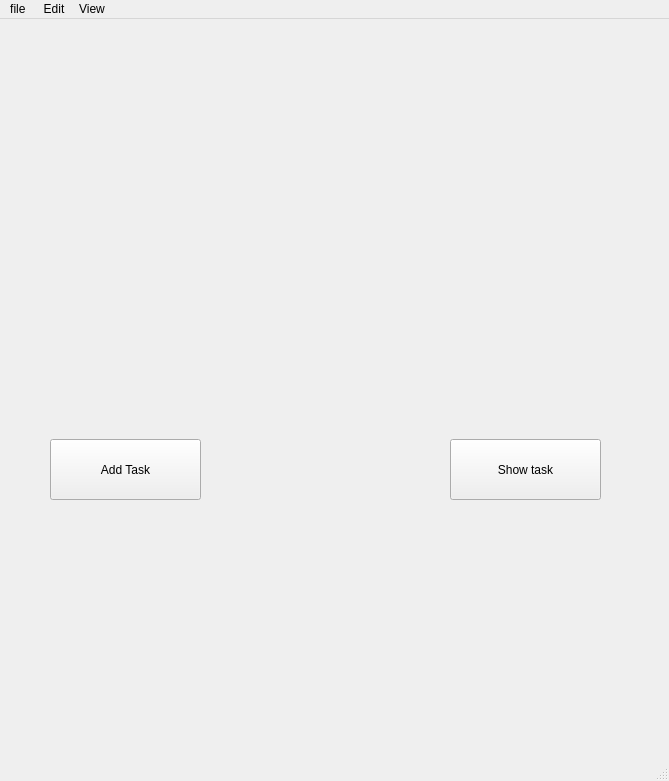
<?xml version="1.0" encoding="UTF-8"?>
<ui version="4.0">
 <class>MainWindow</class>
 <widget class="QMainWindow" name="MainWindow">
  <property name="geometry">
   <rect>
    <x>0</x>
    <y>0</y>
    <width>669</width>
    <height>781</height>
   </rect>
  </property>
  <property name="windowTitle">
   <string>MainWindow</string>
  </property>
  <widget class="QWidget" name="centralwidget">
   <widget class="QPushButton" name="bt1">
    <property name="geometry">
     <rect>
      <x>50</x>
      <y>420</y>
      <width>151</width>
      <height>61</height>
     </rect>
    </property>
    <property name="text">
     <string>Add Task</string>
    </property>
   </widget>
   <widget class="QPushButton" name="bt2">
    <property name="geometry">
     <rect>
      <x>450</x>
      <y>420</y>
      <width>151</width>
      <height>61</height>
     </rect>
    </property>
    <property name="text">
     <string>Show task</string>
    </property>
   </widget>
  </widget>
  <widget class="QMenuBar" name="menubar">
   <property name="geometry">
    <rect>
     <x>0</x>
     <y>0</y>
     <width>669</width>
     <height>26</height>
    </rect>
   </property>
   <widget class="QMenu" name="menufile">
    <property name="title">
     <string>file </string>
    </property>
   </widget>
   <widget class="QMenu" name="menuEdit">
    <property name="title">
     <string>Edit</string>
    </property>
   </widget>
   <widget class="QMenu" name="menuView">
    <property name="title">
     <string>View</string>
    </property>
   </widget>
   <addaction name="menufile"/>
   <addaction name="menuEdit"/>
   <addaction name="menuView"/>
  </widget>
  <widget class="QStatusBar" name="statusbar"/>
 </widget>
 <resources/>
 <connections/>
</ui>
